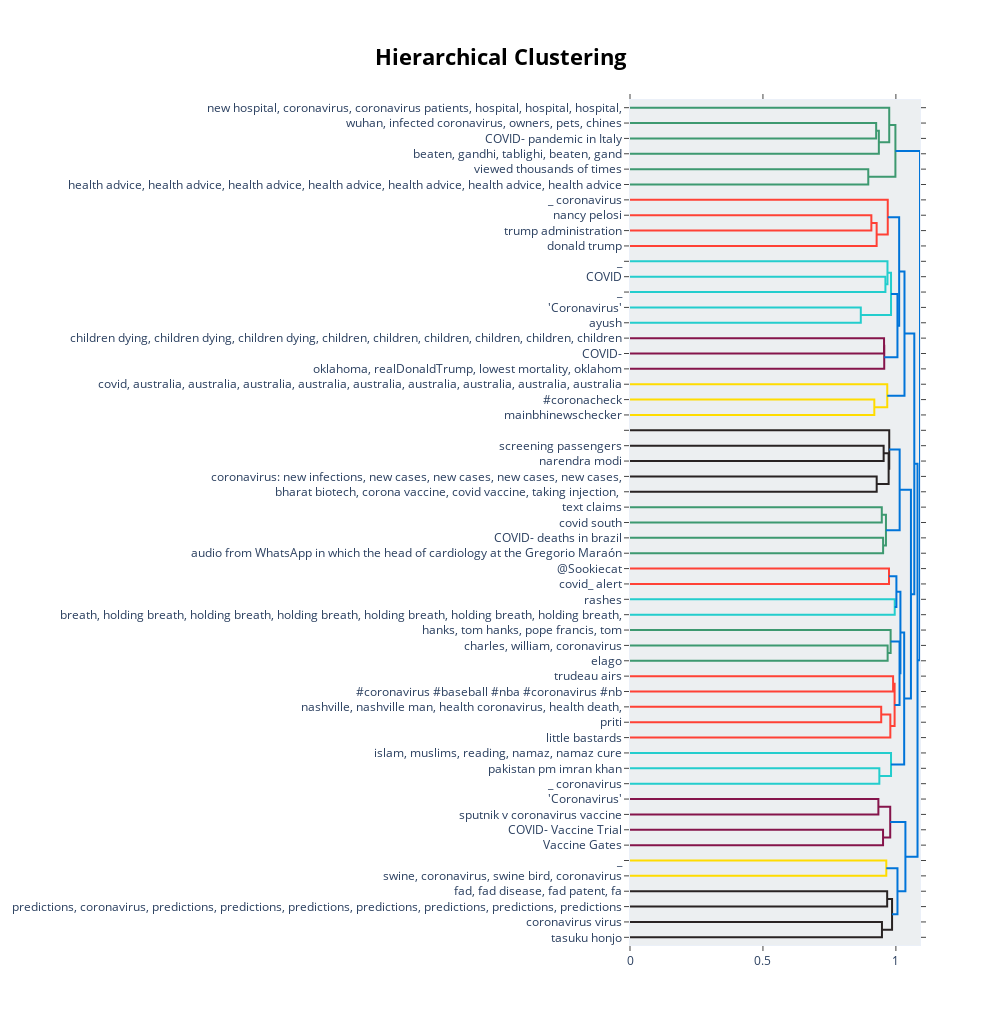

Notebook cell for this chart:
### Markdown cell above
### <div style="border: 3px solid #FFFFF; padding: 10px; border-radius: 5px; background-color: #4a44c2;">3. Hierarchical Clustering</div>

### Code cell
topic_model_fake.visualize_hierarchy(custom_labels=True)

### Figure 1 — Plotly figure (JSON) as saved in the notebook; plotly's stock layout.template omitted (floating-point values rounded to 4 significant figures)
{"data": [{"hoverinfo": "text", "marker": {"color": "rgb(61,153,112)"}, "mode": "lines", "type": "scatter", "x": [0, 0.9258, 0.9258, 0], "xaxis": "x", "y": [-15, -15, -25, -25], "yaxis": "y"}, {"hoverinfo": "text", "marker": {"color": "rgb(61,153,112)"}, "mode": "lines", "type": "scatter", "x": [0.9258, 0.936, 0.936, 0], "xaxis": "x", "y": [-20, -20, -35, -35], "yaxis": "y"}, {"hoverinfo": "text", "marker": {"color": "rgb(61,153,112)"}, "mode": "lines", "type": "scatter", "x": [0, 0.975, 0.975, 0.936], "xaxis": "x", "y": [-5, -5, -27.5, -27.5], "yaxis": "y"}, {"hoverinfo": "text", "marker": {"color": "rgb(61,153,112)"}, "mode": "lines", "type": "scatter", "x": [0, 0.8962, 0.8962, 0], "xaxis": "x", "y": [-45, -45, -55, -55], "yaxis": "y"}, {"hoverinfo": "text", "marker": {"color": "rgb(61,153,112)"}, "mode": "lines", "type": "scatter", "x": [0.975, 0.9983, 0.9983, 0.8962], "xaxis": "x", "y": [-16.25, -16.25, -50, -50], "yaxis": "y"}, {"hoverinfo": "text", "marker": {"color": "rgb(255,65,54)"}, "mode": "lines", "type": "scatter", "x": [0, 0.9078, 0.9078, 0], "xaxis": "x", "y": [-75, -75, -85, -85], "yaxis": "y"}, {"hoverinfo": "text", "marker": {"color": "rgb(255,65,54)"}, "mode": "lines", "type": "scatter", "x": [0.9078, 0.9276, 0.9276, 0], "xaxis": "x", "y": [-80, -80, -95, -95], "yaxis": "y"}, {"hoverinfo": "text", "marker": {"color": "rgb(255,65,54)"}, "mode": "lines", "type": "scatter", "x": [0, 0.9695, 0.9695, 0.9276], "xaxis": "x", "y": [-65, -65, -87.5, -87.5], "yaxis": "y"}, {"hoverinfo": "text", "marker": {"color": "rgb(35,205,205)"}, "mode": "lines", "type": "scatter", "x": [0, 0.9607, 0.9607, 0], "xaxis": "x", "y": [-115, -115, -125, -125], "yaxis": "y"}, {"hoverinfo": "text", "marker": {"color": "rgb(35,205,205)"}, "mode": "lines", "type": "scatter", "x": [0, 0.9684, 0.9684, 0.9607], "xaxis": "x", "y": [-105, -105, -120, -120], "yaxis": "y"}, {"hoverinfo": "text", "marker": {"color": "rgb(35,205,205)"}, "mode": "lines", "type": "scatter", "x": [0, 0.8681, 0.8681, 0], "xaxis": "x", "y": [-135, -135, -145, -145], "yaxis": "y"}, {"hoverinfo": "text", "marker": {"color": "rgb(35,205,205)"}, "mode": "lines", "type": "scatter", "x": [0.9684, 0.9818, 0.9818, 0.8681], "xaxis": "x", "y": [-112.5, -112.5, -140, -140], "yaxis": "y"}, {"hoverinfo": "text", "marker": {"color": "rgb(133,20,75)"}, "mode": "lines", "type": "scatter", "x": [0, 0.9555, 0.9555, 0], "xaxis": "x", "y": [-155, -155, -165, -165], "yaxis": "y"}, {"hoverinfo": "text", "marker": {"color": "rgb(133,20,75)"}, "mode": "lines", "type": "scatter", "x": [0.9555, 0.9562, 0.9562, 0], "xaxis": "x", "y": [-160, -160, -175, -175], "yaxis": "y"}, {"hoverinfo": "text", "marker": {"color": "rgb(0,116,217)"}, "mode": "lines", "type": "scatter", "x": [0.9818, 1.006, 1.006, 0.9562], "xaxis": "x", "y": [-126.2, -126.2, -167.5, -167.5], "yaxis": "y"}, {"hoverinfo": "text", "marker": {"color": "rgb(0,116,217)"}, "mode": "lines", "type": "scatter", "x": [0.9695, 1.012, 1.012, 1.006], "xaxis": "x", "y": [-76.25, -76.25, -146.9, -146.9], "yaxis": "y"}, {"hoverinfo": "text", "marker": {"color": "rgb(255,220,0)"}, "mode": "lines", "type": "scatter", "x": [0, 0.9189, 0.9189, 0], "xaxis": "x", "y": [-195, -195, -205, -205], "yaxis": "y"}, {"hoverinfo": "text", "marker": {"color": "rgb(255,220,0)"}, "mode": "lines", "type": "scatter", "x": [0, 0.9676, 0.9676, 0.9189], "xaxis": "x", "y": [-185, -185, -200, -200], "yaxis": "y"}, {"hoverinfo": "text", "marker": {"color": "rgb(0,116,217)"}, "mode": "lines", "type": "scatter", "x": [1.012, 1.032, 1.032, 0.9676], "xaxis": "x", "y": [-111.6, -111.6, -192.5, -192.5], "yaxis": "y"}, {"hoverinfo": "text", "marker": {"color": "rgb(40,35,35)"}, "mode": "lines", "type": "scatter", "x": [0, 0.954, 0.954, 0], "xaxis": "x", "y": [-225, -225, -235, -235], "yaxis": "y"}, {"hoverinfo": "text", "marker": {"color": "rgb(40,35,35)"}, "mode": "lines", "type": "scatter", "x": [0, 0.9278, 0.9278, 0], "xaxis": "x", "y": [-245, -245, -255, -255], "yaxis": "y"}, {"hoverinfo": "text", "marker": {"color": "rgb(40,35,35)"}, "mode": "lines", "type": "scatter", "x": [0.954, 0.9728, 0.9728, 0.9278], "xaxis": "x", "y": [-230, -230, -250, -250], "yaxis": "y"}, {"hoverinfo": "text", "marker": {"color": "rgb(40,35,35)"}, "mode": "lines", "type": "scatter", "x": [0, 0.975, 0.975, 0.9728], "xaxis": "x", "y": [-215, -215, -240, -240], "yaxis": "y"}, {"hoverinfo": "text", "marker": {"color": "rgb(61,153,112)"}, "mode": "lines", "type": "scatter", "x": [0, 0.947, 0.947, 0], "xaxis": "x", "y": [-265, -265, -275, -275], "yaxis": "y"}, {"hoverinfo": "text", "marker": {"color": "rgb(61,153,112)"}, "mode": "lines", "type": "scatter", "x": [0, 0.952, 0.952, 0], "xaxis": "x", "y": [-285, -285, -295, -295], "yaxis": "y"}, {"hoverinfo": "text", "marker": {"color": "rgb(61,153,112)"}, "mode": "lines", "type": "scatter", "x": [0.947, 0.9627, 0.9627, 0.952], "xaxis": "x", "y": [-270, -270, -290, -290], "yaxis": "y"}, {"hoverinfo": "text", "marker": {"color": "rgb(0,116,217)"}, "mode": "lines", "type": "scatter", "x": [0.975, 1.014, 1.014, 0.9627], "xaxis": "x", "y": [-227.5, -227.5, -280, -280], "yaxis": "y"}, {"hoverinfo": "text", "marker": {"color": "rgb(255,65,54)"}, "mode": "lines", "type": "scatter", "x": [0, 0.9742, 0.9742, 0], "xaxis": "x", "y": [-305, -305, -315, -315], "yaxis": "y"}, {"hoverinfo": "text", "marker": {"color": "rgb(35,205,205)"}, "mode": "lines", "type": "scatter", "x": [0, 0.9956, 0.9956, 0], "xaxis": "x", "y": [-325, -325, -335, -335], "yaxis": "y"}, {"hoverinfo": "text", "marker": {"color": "rgb(0,116,217)"}, "mode": "lines", "type": "scatter", "x": [0.9742, 1.002, 1.002, 0.9956], "xaxis": "x", "y": [-310, -310, -330, -330], "yaxis": "y"}, {"hoverinfo": "text", "marker": {"color": "rgb(61,153,112)"}, "mode": "lines", "type": "scatter", "x": [0, 0.969, 0.969, 0], "xaxis": "x", "y": [-355, -355, -365, -365], "yaxis": "y"}, {"hoverinfo": "text", "marker": {"color": "rgb(61,153,112)"}, "mode": "lines", "type": "scatter", "x": [0, 0.9803, 0.9803, 0.969], "xaxis": "x", "y": [-345, -345, -360, -360], "yaxis": "y"}, {"hoverinfo": "text", "marker": {"color": "rgb(255,65,54)"}, "mode": "lines", "type": "scatter", "x": [0, 0.9895, 0.9895, 0], "xaxis": "x", "y": [-375, -375, -385, -385], "yaxis": "y"}, {"hoverinfo": "text", "marker": {"color": "rgb(255,65,54)"}, "mode": "lines", "type": "scatter", "x": [0, 0.9448, 0.9448, 0], "xaxis": "x", "y": [-395, -395, -405, -405], "yaxis": "y"}, {"hoverinfo": "text", "marker": {"color": "rgb(255,65,54)"}, "mode": "lines", "type": "scatter", "x": [0.9448, 0.9791, 0.9791, 0], "xaxis": "x", "y": [-400, -400, -415, -415], "yaxis": "y"}, {"hoverinfo": "text", "marker": {"color": "rgb(255,65,54)"}, "mode": "lines", "type": "scatter", "x": [0.9895, 0.9952, 0.9952, 0.9791], "xaxis": "x", "y": [-380, -380, -407.5, -407.5], "yaxis": "y"}, {"hoverinfo": "text", "marker": {"color": "rgb(0,116,217)"}, "mode": "lines", "type": "scatter", "x": [0.9803, 1.014, 1.014, 0.9952], "xaxis": "x", "y": [-352.5, -352.5, -393.8, -393.8], "yaxis": "y"}, {"hoverinfo": "text", "marker": {"color": "rgb(0,116,217)"}, "mode": "lines", "type": "scatter", "x": [1.002, 1.017, 1.017, 1.014], "xaxis": "x", "y": [-320, -320, -373.1, -373.1], "yaxis": "y"}, {"hoverinfo": "text", "marker": {"color": "rgb(35,205,205)"}, "mode": "lines", "type": "scatter", "x": [0, 0.9378, 0.9378, 0], "xaxis": "x", "y": [-435, -435, -445, -445], "yaxis": "y"}, {"hoverinfo": "text", "marker": {"color": "rgb(35,205,205)"}, "mode": "lines", "type": "scatter", "x": [0, 0.9817, 0.9817, 0.9378], "xaxis": "x", "y": [-425, -425, -440, -440], "yaxis": "y"}, {"hoverinfo": "text", "marker": {"color": "rgb(0,116,217)"}, "mode": "lines", "type": "scatter", "x": [1.017, 1.031, 1.031, 0.9817], "xaxis": "x", "y": [-346.6, -346.6, -432.5, -432.5], "yaxis": "y"}, {"hoverinfo": "text", "marker": {"color": "rgb(0,116,217)"}, "mode": "lines", "type": "scatter", "x": [1.014, 1.057, 1.057, 1.031], "xaxis": "x", "y": [-253.8, -253.8, -389.5, -389.5], "yaxis": "y"}, {"hoverinfo": "text", "marker": {"color": "rgb(0,116,217)"}, "mode": "lines", "type": "scatter", "x": [1.032, 1.069, 1.069, 1.057], "xaxis": "x", "y": [-152.0, -152.0, -321.6, -321.6], "yaxis": "y"}, {"hoverinfo": "text", "marker": {"color": "rgb(133,20,75)"}, "mode": "lines", "type": "scatter", "x": [0, 0.9342, 0.9342, 0], "xaxis": "x", "y": [-455, -455, -465, -465], "yaxis": "y"}, {"hoverinfo": "text", "marker": {"color": "rgb(133,20,75)"}, "mode": "lines", "type": "scatter", "x": [0, 0.9518, 0.9518, 0], "xaxis": "x", "y": [-475, -475, -485, -485], "yaxis": "y"}, {"hoverinfo": "text", "marker": {"color": "rgb(133,20,75)"}, "mode": "lines", "type": "scatter", "x": [0.9342, 0.9787, 0.9787, 0.9518], "xaxis": "x", "y": [-460, -460, -480, -480], "yaxis": "y"}, {"hoverinfo": "text", "marker": {"color": "rgb(255,220,0)"}, "mode": "lines", "type": "scatter", "x": [0, 0.9639, 0.9639, 0], "xaxis": "x", "y": [-495, -495, -505, -505], "yaxis": "y"}, {"hoverinfo": "text", "marker": {"color": "rgb(40,35,35)"}, "mode": "lines", "type": "scatter", "x": [0, 0.9672, 0.9672, 0], "xaxis": "x", "y": [-515, -515, -525, -525], "yaxis": "y"}, {"hoverinfo": "text", "marker": {"color": "rgb(40,35,35)"}, "mode": "lines", "type": "scatter", "x": [0, 0.9476, 0.9476, 0], "xaxis": "x", "y": [-535, -535, -545, -545], "yaxis": "y"}, {"hoverinfo": "text", "marker": {"color": "rgb(40,35,35)"}, "mode": "lines", "type": "scatter", "x": [0.9672, 0.9856, 0.9856, 0.9476], "xaxis": "x", "y": [-520, -520, -540, -540], "yaxis": "y"}, {"hoverinfo": "text", "marker": {"color": "rgb(0,116,217)"}, "mode": "lines", "type": "scatter", "x": [0.9639, 1.006, 1.006, 0.9856], "xaxis": "x", "y": [-500, -500, -530, -530], "yaxis": "y"}, {"hoverinfo": "text", "marker": {"color": "rgb(0,116,217)"}, "mode": "lines", "type": "scatter", "x": [0.9787, 1.036, 1.036, 1.006], "xaxis": "x", "y": [-470, -470, -515, -515], "yaxis": "y"}, {"hoverinfo": "text", "marker": {"color": "rgb(0,116,217)"}, "mode": "lines", "type": "scatter", "x": [1.069, 1.081, 1.081, 1.036], "xaxis": "x", "y": [-236.8, -236.8, -492.5, -492.5], "yaxis": "y"}, {"hoverinfo": "text", "marker": {"color": "rgb(0,116,217)"}, "mode": "lines", "type": "scatter", "x": [0.9983, 1.091, 1.091, 1.081], "xaxis": "x", "y": [-33.12, -33.12, -364.7, -364.7], "yaxis": "y"}], "layout": {"autosize": false, "height": 1025, "hoverlabel": {"bgcolor": "white", "font": {"family": "Rockwell", "size": 16}}, "hovermode": "closest", "plot_bgcolor": "#ECEFF1", "showlegend": false, "title": {"font": {"color": "Black", "size": 22}, "text": "<b>Hierarchical Clustering</b>", "x": 0.5, "xanchor": "center", "yanchor": "top"}, "width": 1000, "xaxis": {"mirror": "allticks", "rangemode": "tozero", "showgrid": false, "showline": true, "showticklabels": true, "ticks": "outside", "type": "linear", "zeroline": false}, "yaxis": {"mirror": "allticks", "range": [-550, 0], "rangemode": "tozero", "showgrid": false, "showline": true, "showticklabels": true, "tickmode": "array", "ticks": "outside", "ticktext": ["new hospital, coronavirus, coronavirus patients, hospital, hospital, hospital,", "wuhan, infected coronavirus, owners, pets, chines", "COVID- pandemic in Italy", "beaten, gandhi, tablighi, beaten, gand", "viewed thousands of times", "health advice, health advice, health advice, health advice, health advice, health advice, health advice", "_ coronavirus", "nancy pelosi", "trump administration", "donald trump", "_", "COVID", "_", "'Coronavirus'", "ayush", "children dying, children dying, children dying, children, children, children, children, children, children", "COVID-", "oklahoma, realDonaldTrump, lowest mortality, oklahom", "covid, australia, australia, australia, australia, australia, australia, australia, australia, australia", "#coronacheck", "mainbhinewschecker", "         ", "screening passengers", "narendra modi", "coronavirus: new infections, new cases, new cases, new cases, new cases,", "bharat biotech, corona vaccine, covid vaccine, taking injection, ", "text claims", "covid south", "COVID- deaths in brazil", "audio from WhatsApp in which the head of cardiology at the Gregorio Maraón", "@Sookiecat", "covid_ alert", "rashes", "breath, holding breath, holding breath, holding breath, holding breath, holding breath, holding breath,", "hanks, tom hanks, pope francis, tom", "charles, william, coronavirus", "elago", "trudeau airs", "#coronavirus #baseball #nba #coronavirus #nb", "nashville, nashville man, health coronavirus, health death,", "priti", "little bastards", "islam, muslims, reading, namaz, namaz cure", "pakistan pm imran khan", "_ coronavirus", "'Coronavirus'", "sputnik v coronavirus vaccine", "COVID- Vaccine Trial", "Vaccine Gates", "_", "swine, coronavirus, swine bird, coronavirus", "fad, fad disease, fad patent, fa", "predictions, coronavirus, predictions, predictions, predictions, predictions, predictions, predictions, predictions", "coronavirus virus", "tasuku honjo"], "tickvals": [-5, -15, -25, -35, -45, -55, -65, -75, -85, -95, -105, -115, -125, -135, -145, -155, -165, -175, -185, -195, -205, -215, -225, -235, -245, -255, -265, -275, -285, -295, -305, -315, -325, -335, -345, -355, -365, -375, -385, -395, -405, -415, -425, -435, -445, -455, -465, -475, -485, -495, -505, -515, -525, -535, -545], "type": "linear", "zeroline": false}}}
